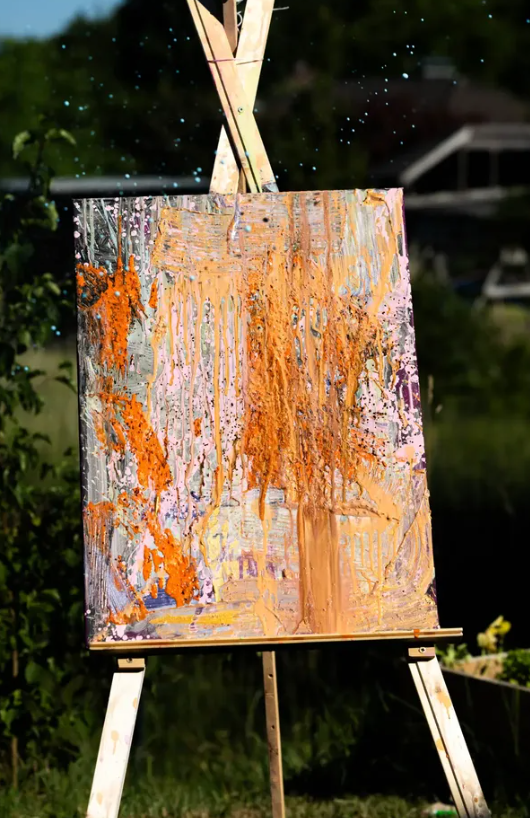
#> input picture _fotos/01_hero.png, 530 x 818 px; its folder holds only this picture in this run
$ python import_photos.py
#> lines starting #> are read from the running program, lines starting #| are printed output that depends on the picture
# -*- coding: utf-8 -*-
"""
Importiert die Original-Fotos, schneidet sie auf das jeweilige Zielformat zu
und legt sie optimiert unter assets/img/photos/ ab.

Aufruf:  python tools/import_photos.py
"""
import json
import pathlib
import sys

from PIL import Image, ImageEnhance, ImageFilter, ImageOps

ROOT = pathlib.Path(__file__).resolve().parent.parent
SRC = ROOT / "_fotos"
DST = ROOT / "assets" / "img" / "photos"
MAP_FILE = ROOT / "tools" / "foto_map.json"

# Rolle, Seitenverhaeltnis (B/H), Fokus (0 = oben, 1 = unten)
ROLES = [
    ("hero", 4 / 5, 0.45),
    ("action", 3 / 4, 0.42),
    ("glas", 3 / 4, 0.45),
    ("basteln", 3 / 4, 0.45),
    ("fotografie", 3 / 4, 0.45),
    ("portrait", 4 / 5, 0.35),
    ("team", 3 / 4, 0.45),
    ("studio", 3 / 2, 0.50),
]
FALLBACK = {"team": "action", "studio": "hero"}

MAX_W = 1400
QUALITY = 88


def crop_to(img: Image.Image, ratio: float, focus: float) -> Image.Image:
    w, h = img.size
    target_h = w / ratio
    if target_h <= h:
        extra = h - target_h
        top = extra * focus
        return img.crop((0, round(top), w, round(top + target_h)))
    # Bild ist zu schmal -> seitlich beschneiden
    target_w = h * ratio
    left = (w - target_w) / 2
    return img.crop((round(left), 0, round(left + target_w), h))


def finish(img: Image.Image) -> Image.Image:
    if img.width > MAX_W:
        img = img.resize((MAX_W, round(img.height * MAX_W / img.width)), Image.LANCZOS)
    img = ImageEnhance.Contrast(img).enhance(1.05)
    img = ImageEnhance.Color(img).enhance(1.06)
    img = img.filter(ImageFilter.UnsharpMask(radius=1.2, percent=90, threshold=2))
    return img


def main() -> int:
    DST.mkdir(parents=True, exist_ok=True)

    if not SRC.exists():
        SRC.mkdir(parents=True, exist_ok=True)
        print(f"Ordner angelegt: {SRC}\nBitte Fotos dort ablegen und erneut starten.")
        return 1

    files = sorted(
        [p for p in SRC.iterdir() if p.suffix.lower() in (".png", ".jpg", ".jpeg", ".webp")],
        key=lambda p: p.name.lower(),
    )
    if not files:
        print(f"Keine Bilder in {SRC}.")
        return 1

    mapping = json.loads(MAP_FILE.read_text(encoding="utf-8")) if MAP_FILE.exists() else {}
    used, assigned = set(), {}

    for role, filename in mapping.items():
        match = next((f for f in files if f.name == filename), None)
        if match:
            assigned[role] = match
            used.add(match)

    rest = [f for f in files if f not in used]
    for role, _, _ in ROLES:
        if role in assigned:
            continue
        if rest:
            assigned[role] = rest.pop(0)
        elif role in FALLBACK and FALLBACK[role] in assigned:
            assigned[role] = assigned[FALLBACK[role]]

    print("\nZuschnitt:")
    for role, ratio, focus in ROLES:
        src = assigned.get(role)
        if not src:
            continue
        img = ImageOps.exif_transpose(Image.open(src))
#> img is the input picture: PIL image 530x818 RGB; mean R, G, B 99, 82.7, 58.4
        if img.mode != "RGB":
            img = img.convert("RGB")
        img = finish(crop_to(img, ratio, focus))
#> in crop_to, `return img.crop((0, round(top), w, round(top + target_h)))`:
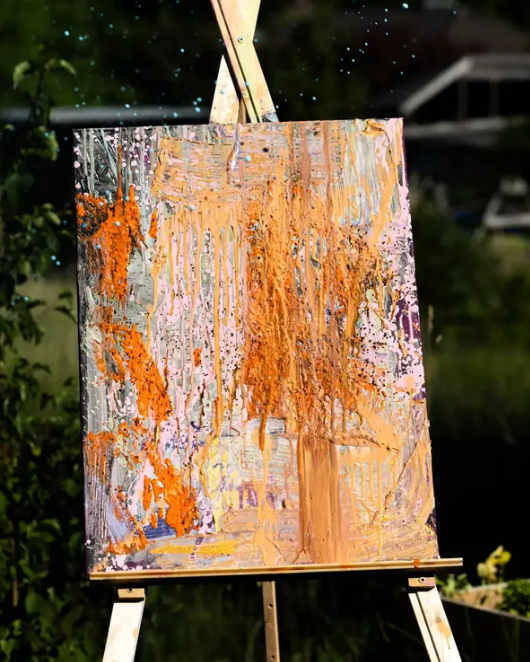
#> returned value: PIL image 530x662 RGB; mean R, G, B 110.1, 89.2, 63.5
#> in finish, `img = img.filter(ImageFilter.UnsharpMask(radius=1.2, percent=90, thres..`:
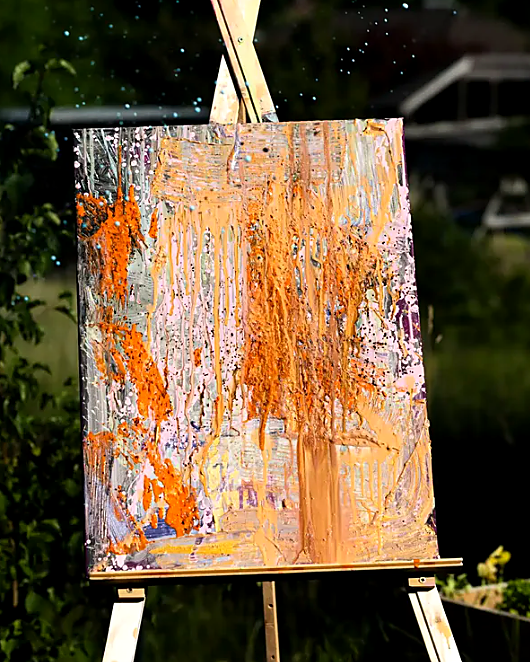
#> img: PIL image 530x662 RGB; mean R, G, B 110.3, 88.4, 61.1
        out = DST / f"{role}.jpg"
        img.save(out, "JPEG", quality=QUALITY, optimize=True, progressive=True)
        print(f"  {role:<11} <- {src.name:<24} {img.width}x{img.height}  {out.stat().st_size // 1024} KB")
#|   hero        <- 01_hero.png              530x662  114 KB

    print(f"\nFertig. Dateien liegen in {DST}")
    return 0


if __name__ == "__main__":
    sys.exit(main())
#> (the program exits here)
